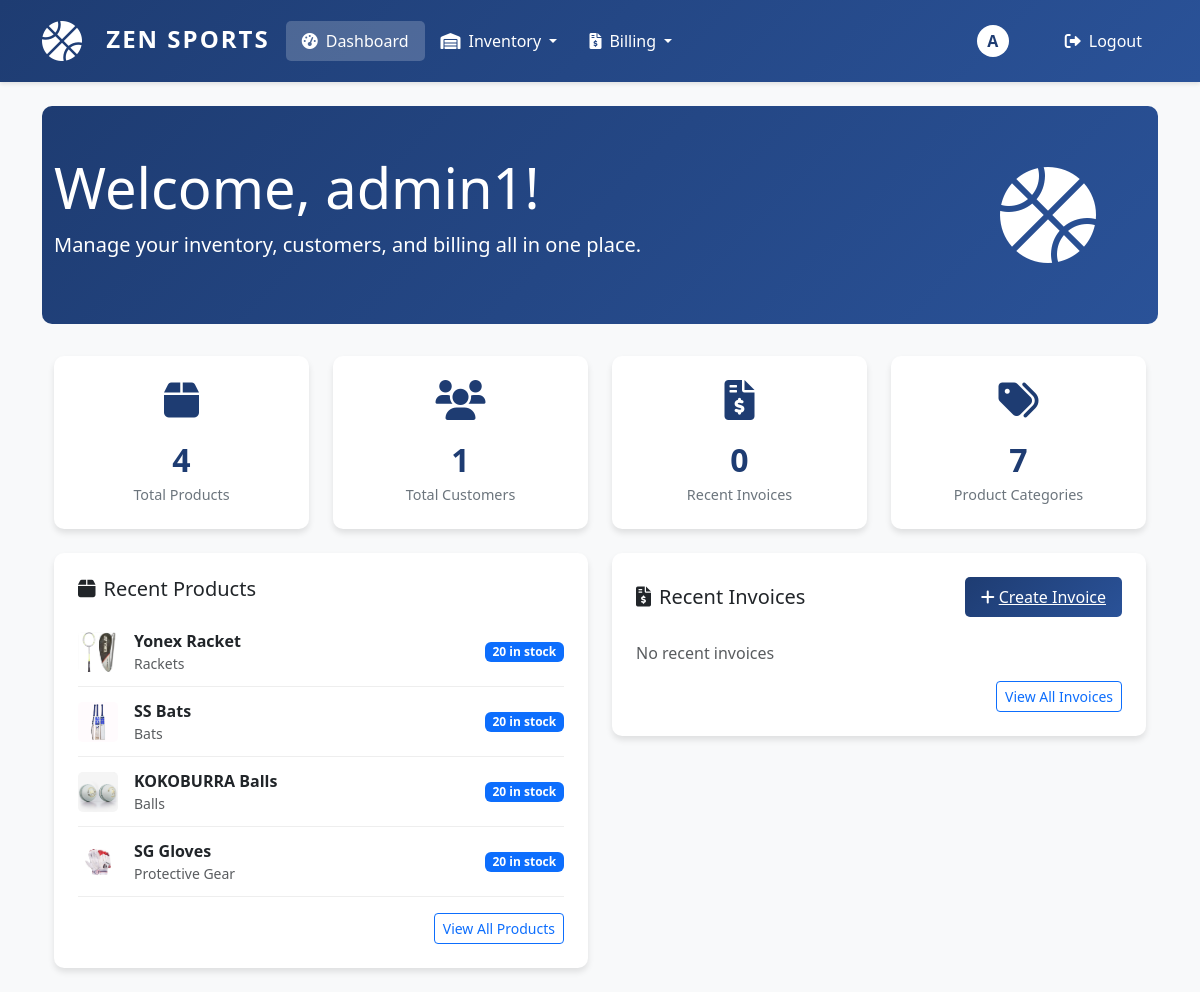
Before: / (signed in) with the older database file.
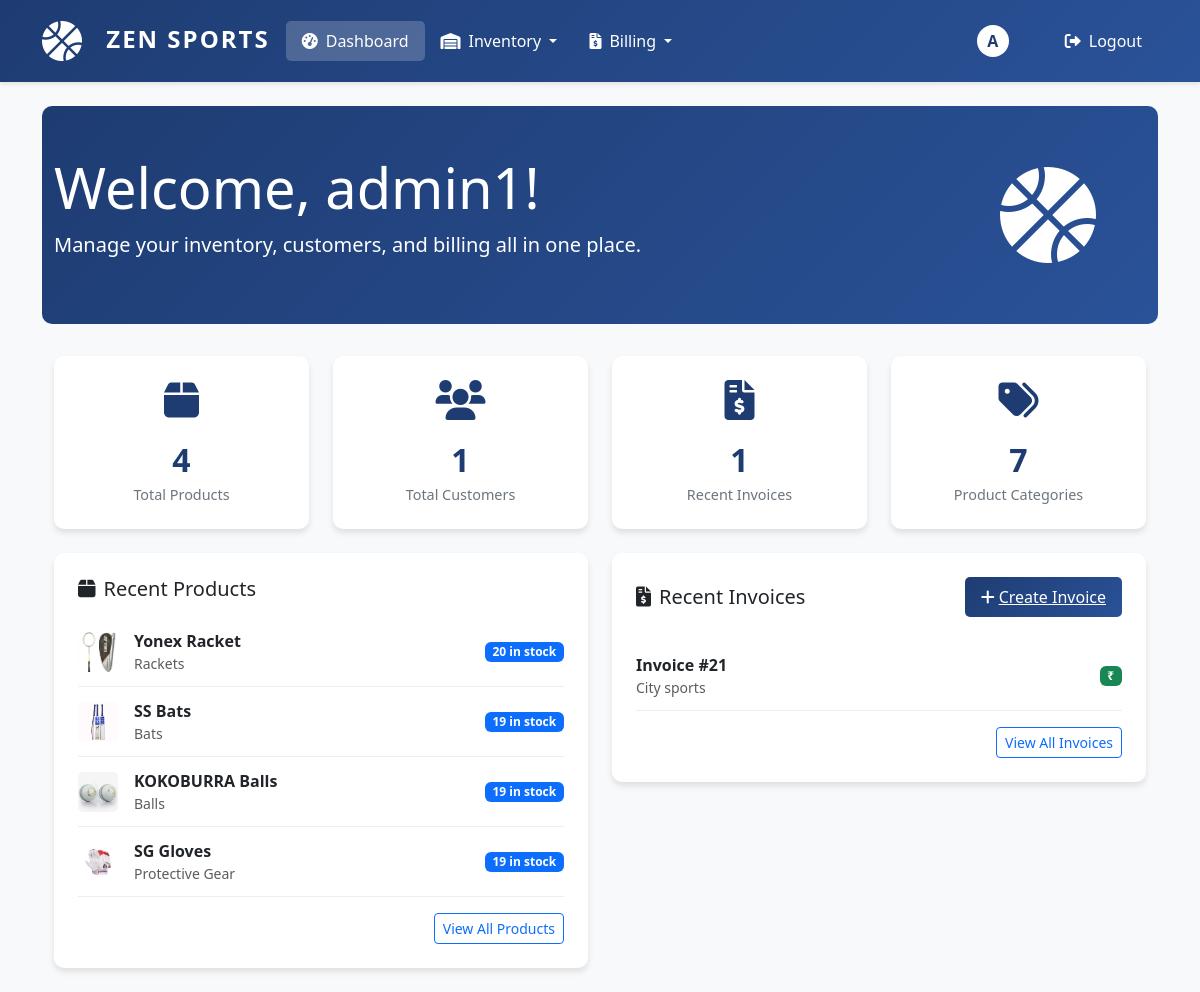
After: the same page with the newer database file.
### inventory/models.py (models this page shows, shortened)
class Product(models.Model):
    name = models.CharField(max_length=200)
    category = models.ForeignKey(Category, on_delete=models.SET_NULL, null=True)
    sku = models.CharField(max_length=50, unique=True)
    description = models.TextField(blank=True)
    price = models.DecimalField(max_digits=10, decimal_places=2, validators=[MinValueValidator(0)])
    stock = models.IntegerField(default=0, validators=[MinValueValidator(0)])
    reorder_level = models.IntegerField(default=10, validators=[MinValueValidator(0)],
                                      help_text="Minimum stock level before reordering")
    image = models.ImageField(upload_to='products/', null=True, blank=True, default='products/default.png')
    created_at = models.DateTimeField(auto_now_add=True)
    updated_at = models.DateTimeField(auto_now=True)
    class Meta:
        ordering = ['name']

class Category(models.Model):
    name = models.CharField(max_length=100, unique=True)
    description = models.TextField(blank=True)
    created_at = models.DateTimeField(auto_now_add=True)
    updated_at = models.DateTimeField(auto_now=True)
    class Meta:
        verbose_name_plural = "Categories"
        ordering = ['name']

### billing/models.py (models this page shows, shortened)
class Invoice(models.Model):
    PAYMENT_STATUS_CHOICES = [
        ('PENDING', 'Pending'),
        ('PAID', 'Paid'),
        ('CANCELLED', 'Cancelled'),
    ]
    customer = models.ForeignKey(Customer, on_delete=models.PROTECT, related_name='invoices')
    invoice_number = models.CharField(max_length=50, unique=True)
    invoice_date = models.DateField()
    payment_status = models.CharField(max_length=20, choices=PAYMENT_STATUS_CHOICES, default='PENDING')
    subtotal = models.DecimalField(max_digits=10, decimal_places=2)
    tax = models.DecimalField(max_digits=10, decimal_places=2)
    discount = models.DecimalField(max_digits=10, decimal_places=2, default=0)
    total = models.DecimalField(max_digits=10, decimal_places=2)
    notes = models.TextField(blank=True)
    created_at = models.DateTimeField(auto_now_add=True)
    updated_at = models.DateTimeField(auto_now=True)

### customers/models.py (models this page shows, shortened)
class Customer(models.Model):
    name = models.CharField(max_length=200)
    email = models.EmailField(unique=True)
    phone = models.CharField(max_length=20)
    address = models.TextField()
    created_at = models.DateTimeField(auto_now_add=True)
    updated_at = models.DateTimeField(auto_now=True)

### erp/views.py (the view)
# urls.py: path('', views.dashboard, name='dashboard'),
@login_required
def dashboard(request):
    context = {
        'products': Product.objects.all().order_by('-created_at')[:5] if Product.objects.exists() else [],
        'low_stock_products': Product.objects.filter(stock__lte=F('reorder_level')) if Product.objects.exists() else [],
        'customers': Customer.objects.all().order_by('-created_at')[:5] if Customer.objects.exists() else [],
        'recent_invoices': Invoice.objects.all().order_by('-created_at')[:5] if Invoice.objects.exists() else [],
        'categories': Category.objects.all() if Category.objects.exists() else [],
    }
    return render(request, 'dashboard.html', context)

### templates/dashboard.html (shortened to what the changed rows need)
{% extends 'base.html' %}
{% load static %}
{% block content %}
<div class="hero-section">
    <div class="container">
        <div class="row align-items-center">
            <div class="col-md-8">
                <h1 class="display-4">Welcome, {{ request.user.username }}!</h1>
            </div>
        </div>
    </div>
</div>
<div class="container">
    <div class="row mb-4">
        <div class="col-md-3">
            <div class="stat-card text-center">
                <i class="fas fa-file-invoice-dollar stat-icon"></i>
                <div class="stat-number">{{ recent_invoices|length }}</div>
                <div class="stat-label">Recent Invoices</div>
            </div>
        </div>
    </div>
    <div class="row">
        <div class="col-md-6 mb-4">
            <div class="recent-activity">
                {% for product in products %}
                <div class="activity-item">
                    <div class="d-flex justify-content-between align-items-center">
                        <div class="d-flex align-items-center">
                            <img src="{{ product.image.url }}"
                                 alt="{{ product.name }}"
                                 class="product-image me-3"
                                 onerror="this.src='{% static 'img/default-product.png' %}'">
                            <div>
                                <strong>{{ product.name }}</strong>
                                <div class="text-muted small">{{ product.category.name }}</div>
                            </div>
                        </div>
                        <span class="badge bg-primary">{{ product.stock }} in stock</span>
                    </div>
                </div>
                {% empty %}
                <p class="text-muted">No recent products</p>
                {% endfor %}
            </div>
        </div>
        <div class="col-md-6 mb-4">
            <div class="recent-activity">
                <div class="section-header">
                    <h5 class="mb-0"><i class="fas fa-file-invoice-dollar me-2"></i>Recent Invoices</h5>
                    <a href="{% url 'billing:create_invoice' %}" class="create-btn">
                    </a>
                </div>
                {% for invoice in recent_invoices %}
                <div class="activity-item">
                    <div class="d-flex justify-content-between align-items-center">
                        <div>
                            <strong>Invoice #{{ invoice.id }}</strong>
                            <div class="text-muted small">{{ invoice.customer.name }}</div>
                        </div>
                        <span class="badge bg-success">₹{{ invoice.total_amount }}</span>
                    </div>
                </div>
                {% empty %}
                <p class="text-muted">No recent invoices</p>
                {% endfor %}
                <div class="text-end mt-3">
                    <a href="{% url 'billing:invoice_list' %}" class="btn btn-sm btn-outline-primary">View All Invoices</a>
                </div>
            </div>
        </div>
    </div>
</div>
{% endblock %}

Changed rows visible on the page:
changed Product "SS Bats": stock "20" → "19"
changed Product "KOKOBURRA Balls": stock "20" → "19"
changed Product "SG Gloves": stock "20" → "19"
added Invoice: id "21", customer.name "City sports"
Other visible differences:
{{ recent_invoices|length }}: "0" → "1"
text no longer shown: "No recent invoices"
